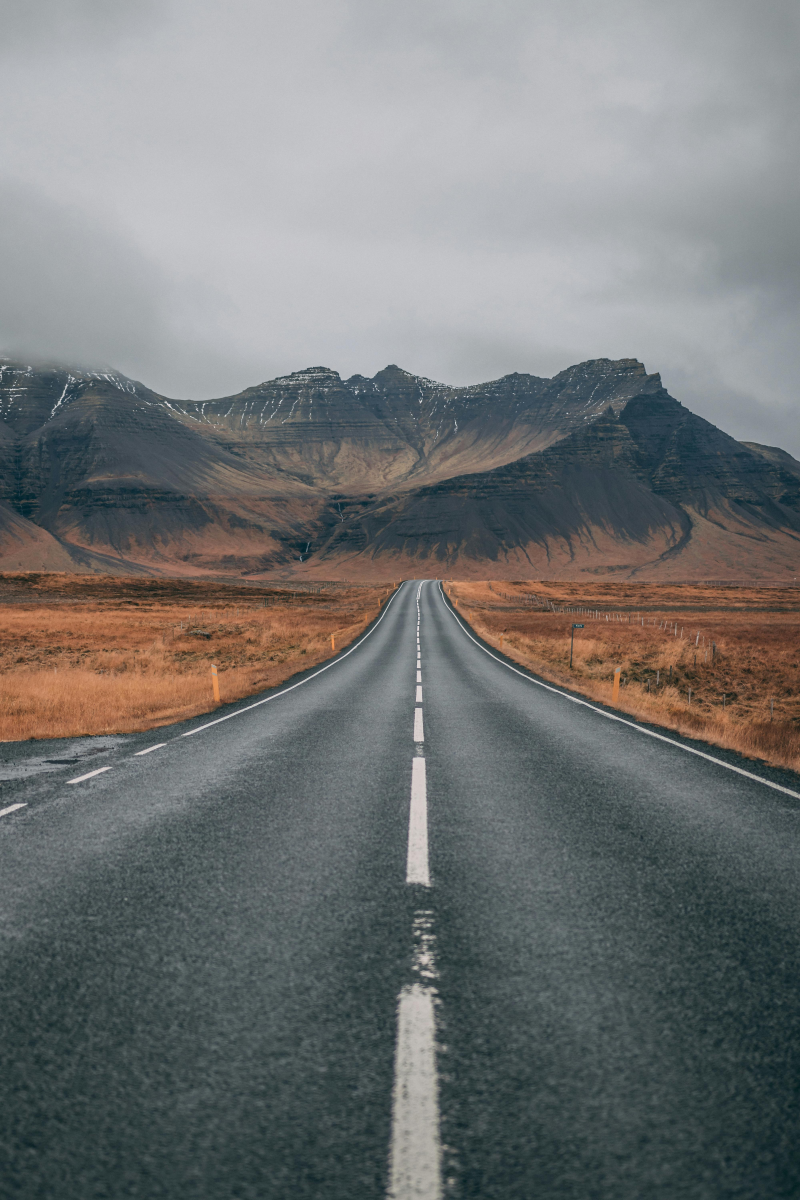
#> input picture road_navigation/segmentation_road_interface/roadtest1.jpg, 4000 x 6000 px, found by its file name (shown at 1/5 size)
$ jupyter execute --allow-errors roadNavigation.ipynb
#> lines starting #> are read from the running program, lines starting #| are printed output that depends on the picture; after the words box and inside, x2 and y2 are one past the last pixel; in counts of white or black regions, pixels touching at a corner belong together
[cell 1]
import numpy as np
import cv2
import matplotlib.pyplot as plt
import IPython.display as display
import math

[cell 2]
def gaussian_show(std,kernel_size,image_path):
  """

    gaussian blurring is helpful in denoising images and in reducing noise

  """
  image = cv2.imread(image_path)
  # image = cv2.resize(image, (201, 256))  # (width, height)
  rgb_image = cv2.cvtColor(image, cv2.COLOR_BGR2RGB)
  blur = cv2.GaussianBlur(rgb_image, (kernel_size, kernel_size), std)
  return blur

[cell 3]
def color_mask(frame):
    """Applies a color mask to isolate white and yellow lanes.
    so any pixel in that range provided will result in a white pixel in the final image
    """

    hsv = cv2.cvtColor(frame, cv2.COLOR_BGR2HSV)

    # middle value in hsv is for saturation and the right most is brightness
    # Define color range for yellow and white
    # higher the saturation more is the colourfulness of the image
    # hue (H) is for color and for white it doesnt matter anything from (0 to 180 is okay)
    yellow_mask = cv2.inRange(hsv, np.array([18, 94, 140]), np.array([48, 255, 255]))
# 185 and 40 are changeable
    white_mask = cv2.inRange(hsv, np.array([0, 0, 185]), np.array([180, 40, 255]))

    combined_mask = cv2.bitwise_or(yellow_mask, white_mask)

    final_mask = cv2.bitwise_and(frame, frame, mask=combined_mask)

    # plt.imshow(final_mask)
    return final_mask

[cell 4]
def canny_edge_detection(frame,min,max):
    """Applies Canny Edge Detection.
    if gradient change of color is greater than the max then it is considered as a edge and if it is lesser than but connected to a edge it is treated as edge but its value is greater than the minimum threshold
    """
    gray = frame[:,:,2]
    edges = cv2.Canny(gray, min, max)
    print(edges.shape)
    # plt.imshow(edges,cmap = "gray")
    return edges

[cell 5]
def region_of_interest(edges):
    """Isolates the region of interest (ROI)."""
    height, width = edges.shape
    # Define polygon mask
    mask = np.zeros_like(edges)
    polygon = np.array([[
        (int(0 * width), height),
        (int(0.9 * width), height),
        (int(0.8 * width), int( 0.2*height)),
        (int(0.2* width), int(0.2* height))
    ]], np.int32)
    cv2.fillPoly(mask, polygon, 255)
    # plt.imshow(cv2.bitwise_and(edges, mask),cmap="gray")
    print(cv2.bitwise_and(edges, mask).shape)
    return cv2.bitwise_and(edges, mask)

[cell 6]
def detect_hough_lines(edges,threshold):
    """Detects lines using the Hough Transform."""
    ## the second parameter 1 corresponds to the resolution of 1 pixel which is the perpendicular distance of the line from the origin
    # the third parameter is the angle parameter which is incremented by 1degree resolution
    # these parameters make the accumulator more coasrse or less coarse accordingly
    lines = cv2.HoughLinesP(edges, 1, np.pi / 180, threshold=threshold, minLineLength=75, maxLineGap=100)
    ### output of the lines is in the format of (x1,y1),(x2,y2)
    return lines

[cell 7]
def draw_lines(frame,lines):
    """Draws lines on the frame."""
    for line in lines:
        for x1,y1,x2,y2 in line:
            cv2.line(frame,(x1,y1),(x2,y2),(0,255,0),2)
    print(frame.shape)
    plt.imshow(frame)
    return frame[:,:,::-1]

[cell 8]
def road_lanes_detector(image_path,std,kernel_size,min,max,threshold):

  blur = gaussian_show(std,kernel_size,image_path)
  blur = color_mask(blur)
  edge_detected_image = canny_edge_detection(blur,min,max)
  roi = region_of_interest(edge_detected_image)
  final_lines  = detect_hough_lines(roi,threshold)
  print(final_lines)
  return draw_lines(cv2.imread(image_path,1),final_lines),final_lines

[cell 9]
img_path = "roadTest1.jpg"

[cell 10]
#image_path="/content/scenic-mountain-road-in-texas-near-big-bend-national-park.webp"
lane_with_detections = road_lanes_detector(img_path,1,5,50,200,25)
#> in gaussian_show, image is the input picture: shape (6000, 4000, 3); mean B, G, R 116.5, 116.9, 114.9
#> in color_mask, `hsv = cv2.cvtColor(frame, cv2.COLOR_BGR2HSV)`: hsv: shape (6000, 4000, 3); mean H, S, V 35.1, 43.4, 124.6
#> in color_mask, `yellow_mask = cv2.inRange(hsv, np.array([18, 94, 140]), np.array([48, ..`: yellow_mask: shape (6000, 4000); every value is 0
#> in color_mask, `white_mask = cv2.inRange(hsv, np.array([0, 0, 185]), np.array([180, 40..`:
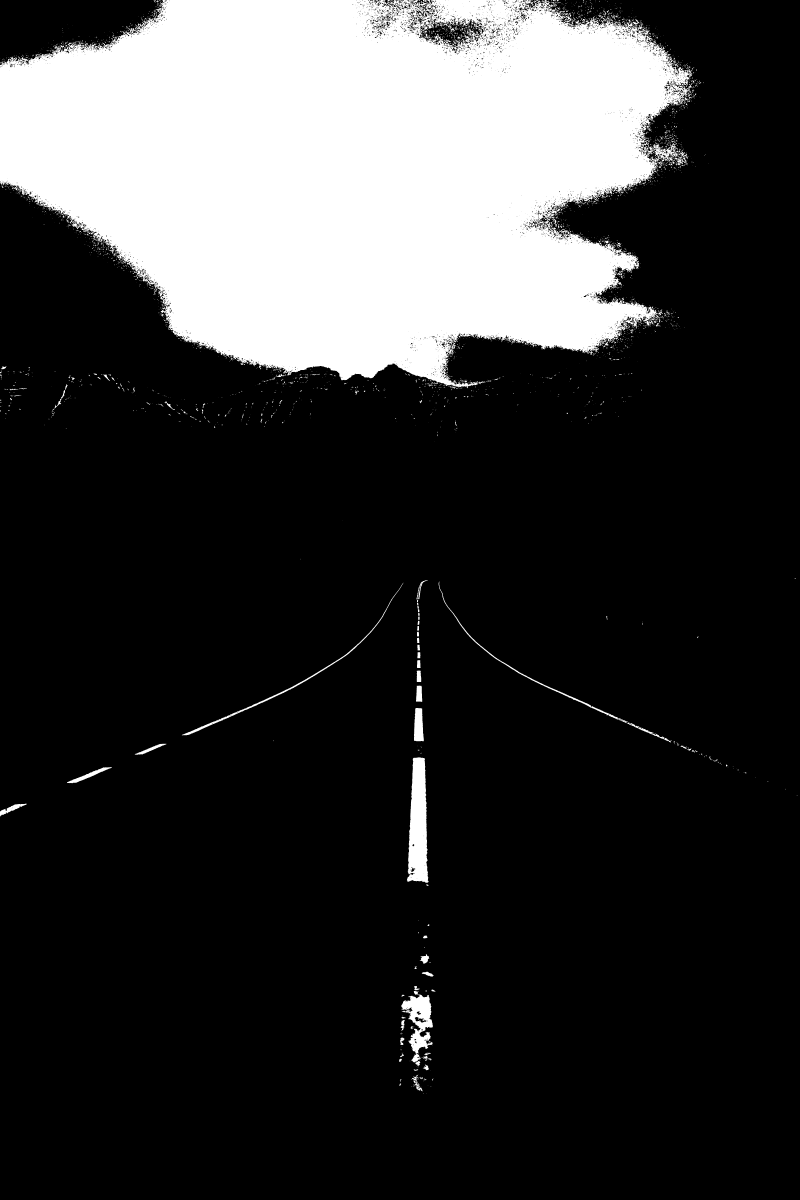
#> white_mask: shape (6000, 4000) (shown at 1/5 size); 20.8% white; 3103 white regions (2499 under 20 px), largest, box (x1, y1, x2, y2) and area: (0, 0, 3461, 1940) 4829852, (2034, 3787, 2143, 4414) 49123, (2007, 4955, 2164, 5312) 25095
#> in canny_edge_detection, `edges = cv2.Canny(gray, min, max)`: edges: shape (6000, 4000); 0.55% white in thin lines or dots
#| (6000, 4000)
#> in region_of_interest, `cv2.fillPoly(mask, polygon, 255)`:
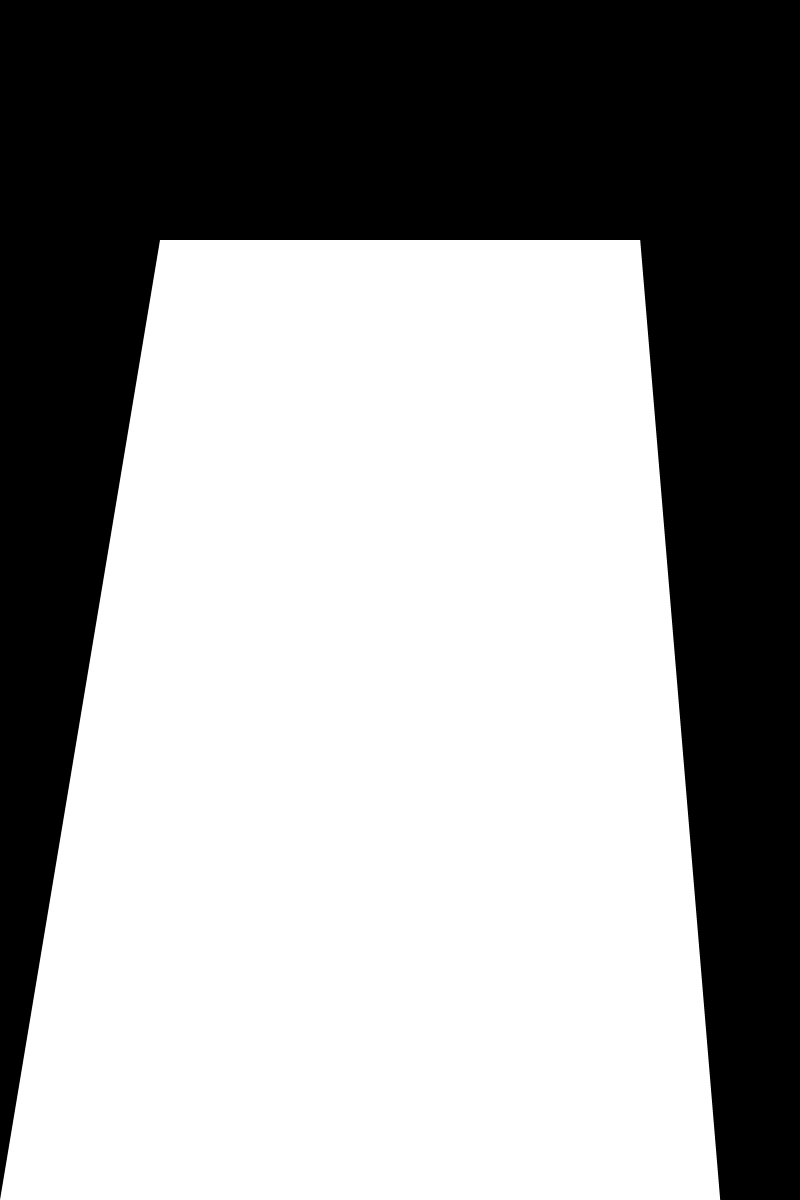
#> mask: shape (6000, 4000) (shown at 1/5 size); 60% white; 1 black region, box (x1, y1, x2, y2) and area: (0, 0, 4000, 6000) 9595200
#| (6000, 4000)
#> in region_of_interest, `return cv2.bitwise_and(edges, mask)`:
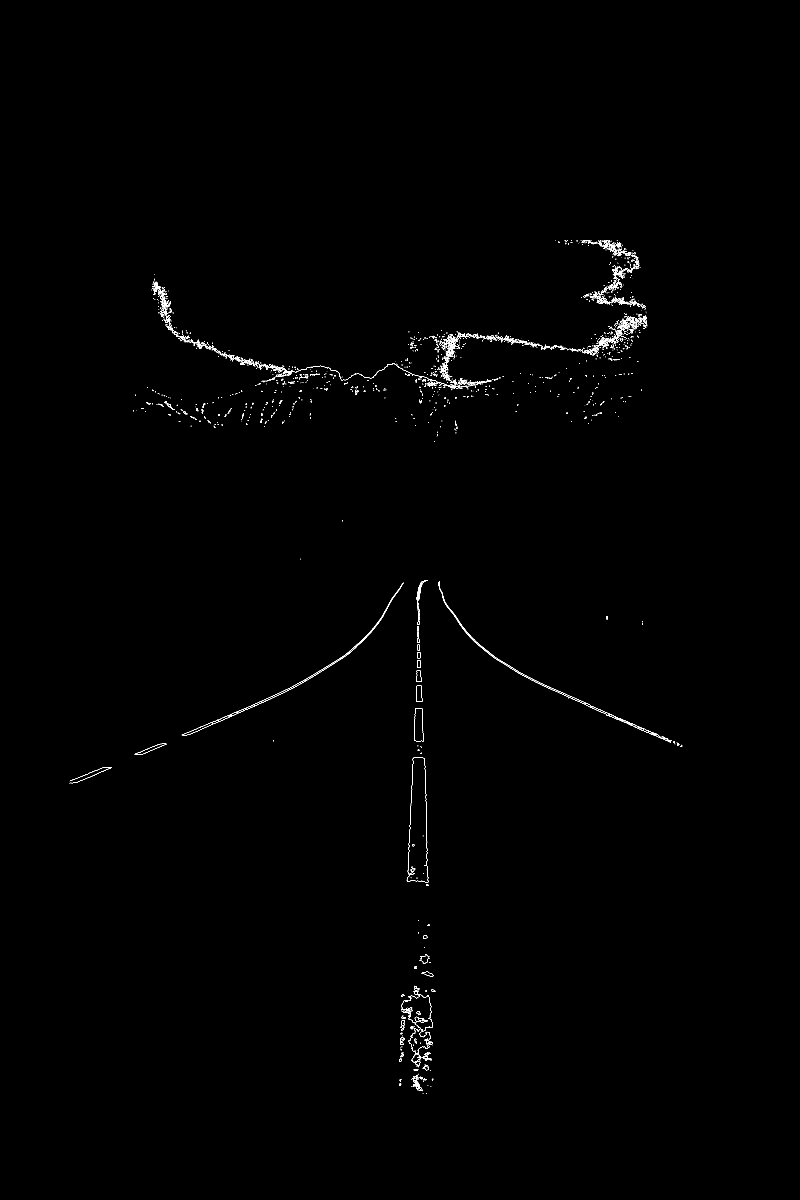
#> returned value: shape (6000, 4000) (shown at 1/5 size); 0.19% white in thin lines or dots, all inside (x1, y1, x2, y2) = (347, 1200, 3412, 5470)
#> in detect_hough_lines, `lines = cv2.HoughLinesP(edges, 1, np.pi / 180, threshold=threshold, mi..`: lines = 963 rows, first 6: [2130, 4095, 2142, 4427], [2041, 4291, 2071, 3702], [2588, 3363, 3410, 3729], [2291, 1666, 3045, 1772], [1406, 3469, 1749, 3263], [910, 3674, 1326, 3498]
#> in road_lanes_detector, `final_lines  = detect_hough_lines(roi,threshold)`: final_lines has the same summary as lines in detect_hough_lines
#> (printed output is left out)
#> the loop in draw_lines, `for line in lines:` made 963 passes
#| (6000, 4000, 3)
#> in draw_lines, `return frame[:,:,::-1]`:
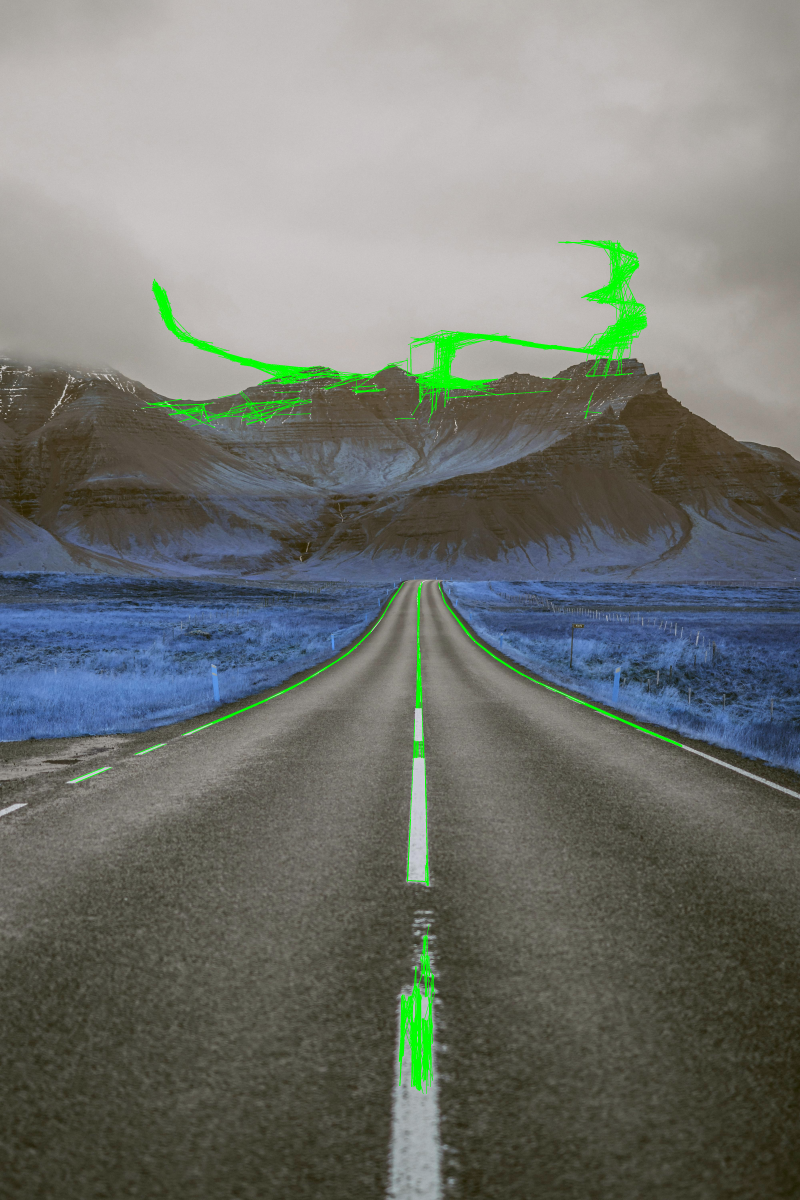
#> returned value: shape (6000, 4000, 3) (shown at 1/5 size); mean of channels 0, 1, 2 112.6, 118.1, 114.2; drawn as B, G, R

[cell 11]
# rgb_img = cv2.cvtColor(lane_with_detections.astype(np.uint8), cv2.COLOR_HSV2RGB)

plt.imshow(lane_with_detections)
#> (this line was passed over: IPython is not available in this run)

[cell 12]
image_path="/content/panoramic-mountain-road.webp"
#> (the rest of this cell did not finish here and is left out)


#> (a cell that did not finish here is left out)

[cell 14]
lane_with_detections

[cell 15]
import numpy as np
from sklearn.cluster import KMeans

# [70 lines left out: function eliminator, not called in this run]

#> (a cell that did not finish here is left out)

#> (a cell that did not finish here is left out)

[cell 18]
image_path = 'image3.jpg'

[cell 19]
image_path = 'image4.jpg'

[cell 20]
import cv2
import numpy as np
import matplotlib.pyplot as plt

def lane_detection_with_perspective(image_path):
    # Load the image
    image = cv2.imread(image_path)
    if image is None:
        print("Error: Image not found or invalid image path!")
        return None

    # Resize the image for consistency (optional)
    #image = cv2.resize(image, (960, 540))  # Resize to 960x540 for easier processing

    # Define points for perspective transform (adjust as needed for your image)
    height, width = image.shape[:2]
    src_points = np.float32([
        [width // 2 - 100, height // 2 + 50],  # Top-left
        [width // 2 + 100, height // 2 + 50],  # Top-right
        [width - 100, height],                # Bottom-right
        [100, height]                         # Bottom-left
    ])
    dst_points = np.float32([
        [100, 0],                     # Top-left
        [width - 100, 0],             # Top-right
        [width - 100, height],        # Bottom-right
        [100, height]                 # Bottom-left
    ])

    # Perform perspective transform
    M = cv2.getPerspectiveTransform(src_points, dst_points)
    warped = cv2.warpPerspective(image, M, (width, height))

    # Convert the image to grayscale
    gray = cv2.cvtColor(warped, cv2.COLOR_BGR2GRAY)

    # Apply Gaussian blur
    blur = cv2.GaussianBlur(gray, (5, 5), 0)

    # Apply Canny edge detection
    edges = cv2.Canny(blur, 50, 150)

    # Perform Hough Line Transformation
    lines = cv2.HoughLinesP(edges, rho=2, theta=np.pi/180, threshold=100,
                            minLineLength=40, maxLineGap=5)

    # Create a blank image to draw lines on
    line_image = np.zeros_like(warped)

    # Draw the lines on the blank image
    if lines is not None:
        for line in lines:
            x1, y1, x2, y2 = line[0]
            cv2.line(line_image, (x1, y1), (x2, y2), (0, 255, 0), 10)

    # Combine the line image with the original warped image
    combined = cv2.addWeighted(warped, 0.8, line_image, 1, 1)

    # Show the final output
    plt.figure(figsize=(10, 6))
    plt.imshow(cv2.cvtColor(combined, cv2.COLOR_BGR2RGB))
    plt.axis("off")
    plt.title("Detected Lanes with Perspective Transform")
    plt.show()

    return combined

# Example usage
image_path = "image2.jpeg"  # Replace this with your image path
lane_detection_with_perspective(image_path)

$ run again, with depthmap/test_image1.jpg copied over road_navigation/segmentation_road_interface/roadtest1.jpg
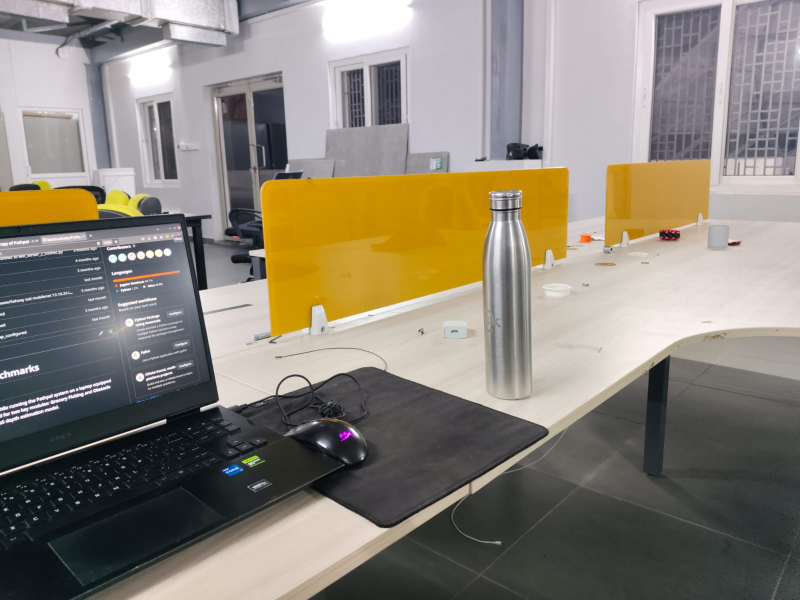
#> input picture depthmap/test_image1.jpg, 1600 x 1200 px, found by its file name (shown at 1/2 size)
#> in gaussian_show, image is the input picture: shape (1200, 1600, 3); mean B, G, R 119.1, 130.2, 137
#> hsv: shape (1200, 1600, 3); mean H, S, V 95.8, 47.1, 140.9
#> in color_mask, `yellow_mask = cv2.inRange(hsv, np.array([18, 94, 140]), np.array([48, ..`:
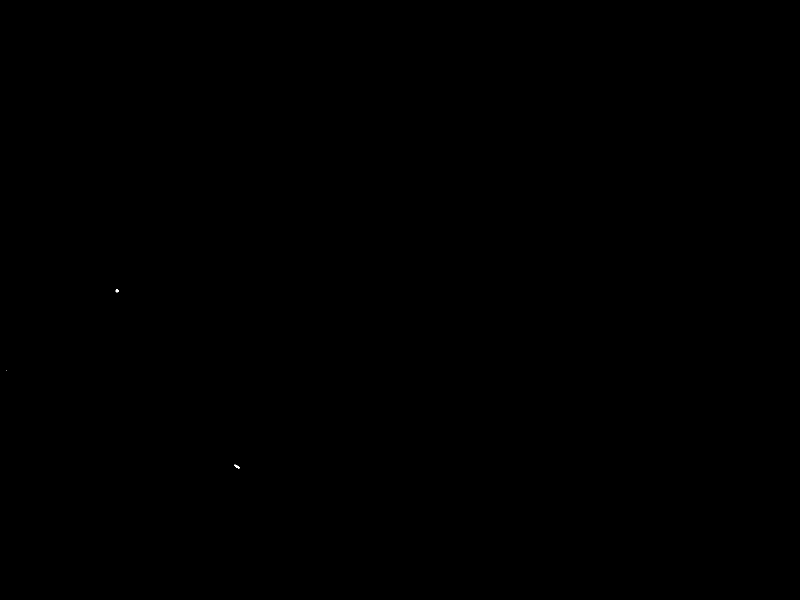
#> yellow_mask: shape (1200, 1600) (shown at 1/2 size); 0% white; 3 white regions (1 under 20 px), largest, box (x1, y1, x2, y2) and area: (469, 929, 480, 937) 44, (231, 579, 238, 585) 31
#> white_mask: shape (1200, 1600); 31.3% white; 317 white regions (164 under 20 px), largest, box (x1, y1, x2, y2) and area: (399, 0, 1600, 859) 451279, (259, 997, 777, 1200) 45650, (0, 78, 196, 376) 34885
#> edges: shape (1200, 1600); 1.6% white in thin lines or dots
#| (1200, 1600)
#> mask: shape (1200, 1600); 60.1% white; 1 black region, box (x1, y1, x2, y2) and area: (0, 0, 1600, 1200) 767040
#| (1200, 1600)
#> lines = 236 rows, first 6: [95, 915, 433, 805], [422, 707, 1316, 468], [1100, 854, 1354, 683], [923, 343, 1289, 324], [948, 984, 1136, 848], [539, 662, 1086, 851]
#> final_lines has the same summary as lines in detect_hough_lines
#> (printed output is left out)
#> the loop in draw_lines, `for line in lines:` made 236 passes
#> in draw_lines, `return frame[:,:,::-1]`:
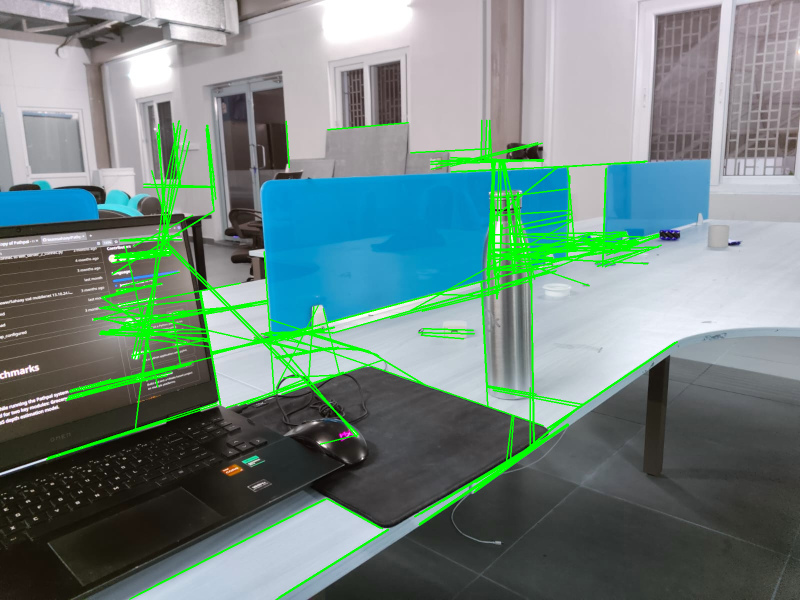
#> returned value: shape (1200, 1600, 3) (shown at 1/2 size); mean of channels 0, 1, 2 128.5, 134.5, 111.6; drawn as B, G, R
